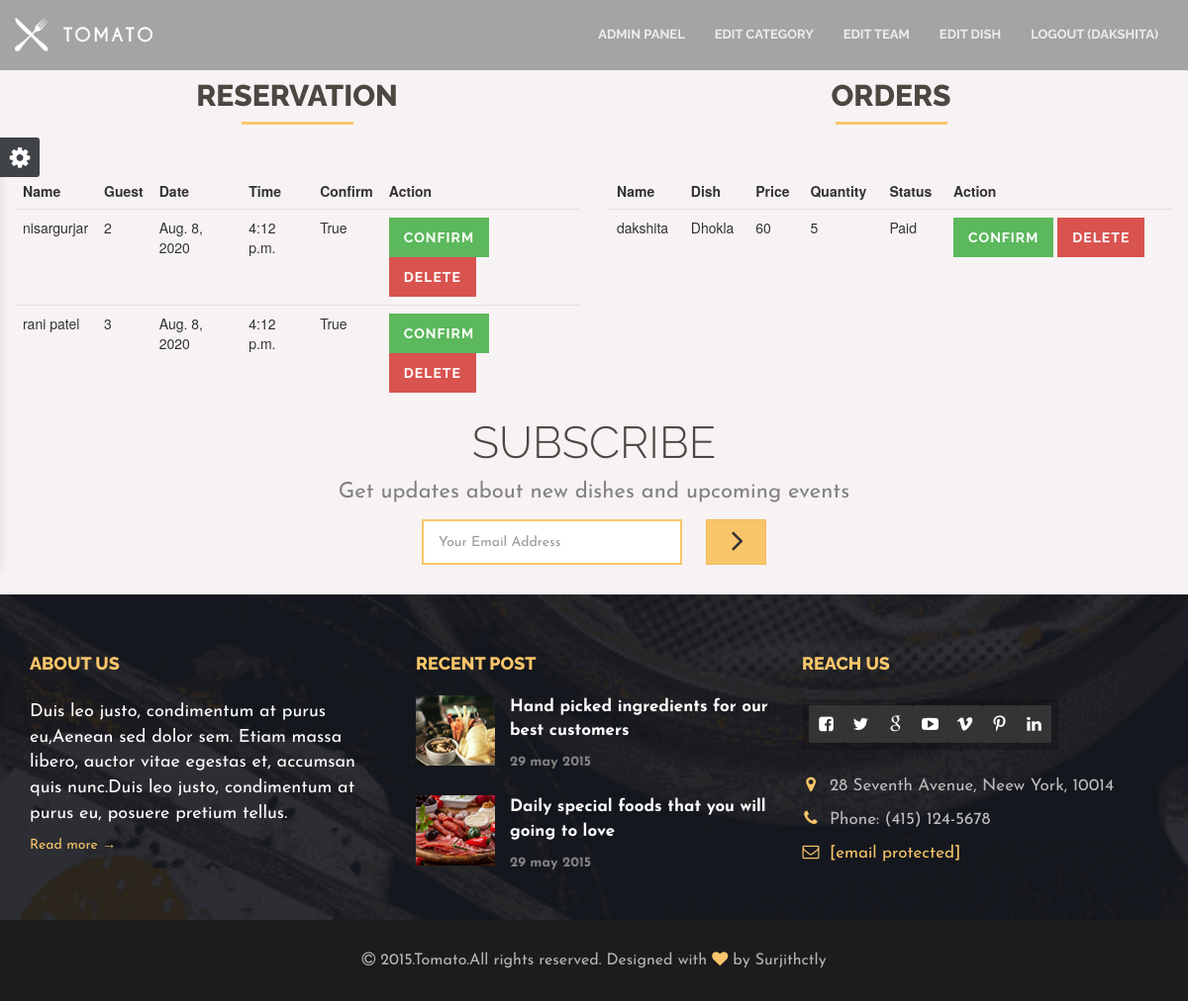
Screenshot of /management/AdminPanel/ (signed in) with the database file from the repository.
### customer/models.py (models this page shows, shortened)
class Reservation(models.Model):
    user = models.ForeignKey(User, on_delete=models.CASCADE, blank=True, null=True)
    name = models.CharField(null=True, blank=True, max_length=30)
    mob = models.IntegerField(blank=True, null=True)
    email = models.EmailField(blank=True, null=True)
    guest = models.IntegerField(choices=[(1,1),(2,2),(3,3),(4,4),(5,5),(6,6)], blank=True, null=True)
    date = models.DateField(blank=True, null=True, default=date.today)
    time = models.TimeField(blank=True, null=True)
    confirm = models.BooleanField(default=False, blank=True, null=True)

class Add_to_cart(models.Model):
    user=models.ForeignKey(User,on_delete=models.CASCADE,blank=True, null=True,)
    dish=models.ForeignKey(Dish,on_delete=models.CASCADE,blank=True, null=True,)
    qty=models.IntegerField(blank=True, null=True)
    confirm=models.BooleanField(blank=True, null=True, default=True)

### management/models.py (models this page shows, shortened)
class Dish(models.Model):
    cat=models.ForeignKey(Category,on_delete=models.CASCADE)
    title=models.CharField(max_length=100,blank=True,null=True)
    price=models.IntegerField(blank=True,null=True)
    mrp=models.IntegerField(blank=True,null=True)
    img1=models.FileField(blank=True,null=True)
    img2=models.FileField(blank=True,null=True)
    img3=models.FileField(blank=True,null=True)
    dis=models.TextField(blank=True,null=True)
    avail=models.BooleanField(blank=True,null=True,default=True)

### management/views.py (the view, shortened to what this page needs)
# urls.py: path('AdminPanel/',AdminPanel,name='AdminPanel'),
def AdminPanel(request):
    if not request.user.is_staff:
        return redirect('home')
    res=Reservation.objects.all()
    orders=Add_to_cart.objects.all()
    if 'delete' in request.POST:
        Reservation.objects.get(id=request.POST['delete']).delete()
    if 'deleteOrder' in request.POST:
        Add_to_cart.objects.filter(id=request.POST['deleteOrder']).delete()
    if 'confirmOrder' in request.POST:
        Add_to_cart.objects.filter(id=request.POST['confirmOrder']).update(confirm=True)
    d={'res':res,'orders':orders}
    return render(request,'index2.html',d)

### templates/index2.html (shortened to what this page needs)
{% extends 'base2.html' %}
{% load static %}
{% block body %}
 <div class="col-md-6">
                            <div class="page-header">
                                <h2>Reservation</h2>
                            </div>
                            <table class="table">
                                <thead>
                                    <tr>
                                        <th>Name</th>
                                        <th>Guest</th>
                                        <th>Date</th>
                                        <th>Time</th>
                                        <th>Confirm</th>
                                        <th>Action</th>
                                    </tr>
                                </thead>
                                <tbody>
                                {% for i in res %}
                                    <tr>
                                        <td>{{i.name}}</td>
                                        <td>{{i.guest}}</td>
                                        <td>{{i.date}}</td>
                                        <td>{{i.time}}</td>
                                        <td>{{i.confirm}}</td>
                                        <td>
                                        <form action=""method="post">
                                            <button type="submit" name='confirm' value="{{ i.id }}" class="btn btn-success">Confirm</button>
                                            <button type="submit" name="delete" value="{{ i.id }}" class="btn btn-danger">Delete</button>
                                         </form>
                                        </td>
                                    </tr>
                                {% endfor %}
                                </tbody>
                            </table>
                        </div>
 <div class="col-md-6">
                            <div class="page-header">
                                <h2>Orders</h2>
                            </div>
                            <table class="table">
                                <thead>
                                    <tr>
                                        <th>Name</th>
                                        <th>Dish</th>
                                        <th>Price</th>
                                        <th>Quantity</th>
                                        <th>Status</th>
                                        <th>Action</th>
                                    </tr>
                                </thead>
                                <tbody>
                                {% for i in orders %}
                                    <tr>
                                        <td>{{i.user.username}}</td>
                                        <td>{{i.dish.title}}</td>
                                        <td>{{i.dish.price}}</td>
                                        <td>{{i.qty}}</td>
                                        {% if i.confirm %}
                                        <td>Paid</td>
                                        {% else %}
                                        <td>Due</td>
                                        {% endif %}
                                        <td>
                                        <form action=""method="post">
                                            <button type="submit" name='confirmOrder' value="{{ i.id }}" class="btn btn-success">Confirm</button>
                                            <button type="submit" name="deleteOrder" value="{{ i.id }}" class="btn btn-danger">Delete</button>
                                         </form>
                                        </td>
                                    </tr>
                                {% endfor %}
                                </tbody>
                            </table>
                        </div>
{% endblock body %}

### templates/base2.html (shortened to what this page needs)
<!DOCTYPE html>
{% load static %}
<html lang="en">
<head>
    <link rel="stylesheet" href="{% static 'css/bootstrap.min.css' %}">
    <link rel="stylesheet" href="{% static 'css/font-awesome/css/font-awesome.css' %}">
    <link rel="stylesheet" href="{% static 'css/plugin.css' %}">
    <link rel="stylesheet" href="{% static 'css/main.css' %}">
</head>
<body>
    <div class="body">
        <div class="main-wrapper">
            <nav class="navbar navbar-fixed-top">
                <div class="container">
                    <div class="navbar-header">
                        <a class="navbar-brand" href="index-2.html">
                            <img src="{% static 'img/nav-logo.png' %}" alt="nav-logo">
                        </a>
                    </div>
                    <div id="navbar" class="navbar-collapse collapse">
                        <ul class="nav navbar-nav navbar-right">
                            <li><a href="{% url 'home' %}">Admin Panel</a></li>
                            <li><a href="{% url 'editcat' %}">Edit Category</a></li>
                            <li><a href="{% url 'editteam' %}">Edit Team</a></li>
                             <li><a href="{% url 'editdish' %}">Edit Dish</a></li>
                            {% if request.user.is_authenticated %}
                            <li><a href="{% url 'logout' %}">Logout ({{ user.username}})</a></li>
                            {% endif %}
                        </ul>
                    </div>
                </div>
            </nav>
{% block body %}
{% endblock %}
            <section class="subscribe">
                <div class="container">
                    <div class="row">
                        <div class="col-md-12">
                            <h1>Subscribe</h1>
                            <p>Get updates about new dishes and upcoming events</p>
                            <form class="form-inline"
                                action="https://demo.web3canvas.com/themeforest/tomato/php/subscribe.php" id="invite"
                                method="POST">
                                <div class="form-group">
                                    <input class="e-mail form-control" name="email" id="address" type="email"
                                        placeholder="Your Email Address" required>
                                </div>
                                <button type="submit" class="btn btn-default">
                                    <i class="fa fa-angle-right"></i>
                                </button>
                            </form>
                        </div>
                    </div>
                </div>
            </section>
            <section class="footer">
                <div class="container">
                    <div class="row">
                        <div class="col-md-4 col-sm-12">
                            <h1>About us</h1>
                            <p>Duis leo justo, condimentum at purus eu,Aenean sed dolor sem. Etiam massa libero, auctor
                                vitae egestas et, accumsan quis nunc.Duis leo justo, condimentum at purus eu, posuere
                                pretium tellus.</p>
                            <a href="about.html">Read more &rarr;</a>
                        </div>
                        <div class="col-md-4  col-sm-6">
                            <h1>Recent post</h1>
                            <div class="footer-blog clearfix">
                                <a href="blog_right_sidebar.html">
                                    <img src="{% static 'img/thumb8.png' %}" class="img-responsive footer-photo" alt="blog photos">
                                    <p class="footer-blog-text">Hand picked ingredients for our best customers</p>
                                    <p class="footer-blog-date">29 may 2015</p>
                                </a>
                            </div>
                            <div class="footer-blog clearfix last">
                                <a href="blog_right_sidebar.html">
                                    <img src="{% static 'img/thumb9.png' %}" class="img-responsive footer-photo" alt="blog photos">
                                    <p class="footer-blog-text">Daily special foods that you will going to love</p>
                                    <p class="footer-blog-date">29 may 2015</p>
                                </a>
                            </div>
                        </div>
                        <div class="col-md-4  col-sm-6">
                            <h1>Reach us</h1>
                            <div class="footer-social-icons">
                                <a href="https://www.facebook.com/">
                                    <i class="fa fa-facebook-square"></i>
                                </a>
                                <a href="https://www.twitter.com/">
                                    <i class="fa fa-twitter"></i>
                                </a>
                                <a href="https://plus.google.com/">
                                    <i class="fa fa-google"></i>
                                </a>
                                <a href="https://www.youtube.com/">
                                    <i class="fa fa-youtube-play"></i>
                                </a>
                                <a href="https://www.vimeo.com/">
                                    <i class="fa fa-vimeo"></i>
                                </a>
                                <a href="https://www.pinterest.com/">
                                    <i class="fa fa-pinterest-p"></i>
                                </a>
                                <a href="http://www.linkedin.com/">
                                    <i class="fa fa-linkedin"></i>
                                </a>
                            </div>
                            <div class="footer-address">
                                <p><i class="fa fa-map-marker"></i>28 Seventh Avenue, Neew York, 10014</p>
                                <p><i class="fa fa-phone"></i>Phone: (415) 124-5678</p>
                                <p><i class="fa fa-envelope-o"></i><a
                                        href="https://demo.web3canvas.com/cdn-cgi/l/email-protection"
                                        class="__cf_email__"
                                        data-cfemail="65161015150a17112517001611041017040b114b060a08">[email&#160;protected]</a>
                                </p>
                            </div>
                        </div>
                    </div>
                </div>
                <div class="footer-copyrights">
                    <div class="container">
                        <div class="row">
                            <div class="col-md-12">
                                <p><i class="fa fa-copyright"></i> 2015.Tomato.All rights reserved. Designed with <i
                                        class="fa fa-heart primary-color"></i> by Surjithctly</p>
                            </div>
                        </div>
                    </div>
                </div>
            </section>
        </div>
    </div>
    <div class="b-settings-panel">
        <div class="btn-settings"></div>
    </div>
</body>
</html>

### rows the page displays
Reservation: name "nisargurjar", guest "2", date "Aug. 8, 2020", time "4:12 p.m.", confirm "True"
Reservation: name "rani patel", guest "3", date "Aug. 8, 2020", time "4:12 p.m.", confirm "True"
Add_to_cart: user.username "dakshita", dish "Dhokla", dish.price "60", qty "5", confirm "Paid", {{ i.id }} 3 (drawn)

### other values shown
{{ user.username }} "DAKSHITA"
